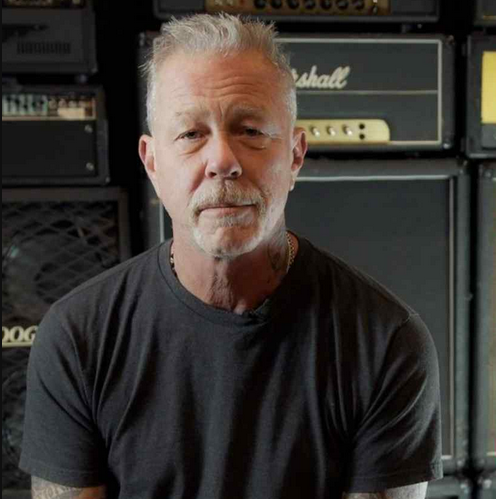
#> input picture ML-DL/data/imagem.png, 496 x 499 px, found by its file name
$ jupyter execute detector_de_faces.ipynb
#> lines starting #> are read from the running program, lines starting #| are printed output that depends on the picture; after the words box and inside, x2 and y2 are one past the last pixel; in counts of white or black regions, pixels touching at a corner belong together
## Detector de faces com openCV

[cell 1]
import cv2
from google.colab.patches import cv2_imshow

def detect_faces(imagem:str, scale:float, minNeighbors:int):
    # classificador
#> called with imagem = '/content/imagem.png', scale = 1.3, minNeighbors = 5
    face_cascade = cv2.CascadeClassifier(cv2.data.haarcascades + 'haarcascade_frontalface_default.xml')

    # classificador?
    if face_cascade.empty():
        print("Erro: Não foi possível carregar o Haar Cascade")
        exit()

    # carregar a imagem
    image = cv2.imread(imagem)
#> image is the input picture: shape (499, 496, 3); mean B, G, R 48.9, 52.9, 57.5
    if image is None: # imagem?
        print("Erro: Não foi possível carregar a imagem")
        exit()

    # grayscale e equalizacao do hist
    gray = cv2.cvtColor(image, cv2.COLOR_BGR2GRAY)
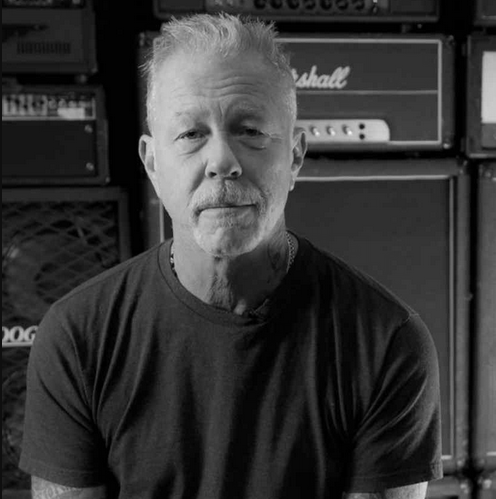
#> gray: shape (499, 496); min 0, max 244, mean 53.8

    # detectando faces
    faces = face_cascade.detectMultiScale(gray, scale, minNeighbors, minSize=(30, 30))
#> faces = [[118, 49, 203, 203]]
    print(f"Número de rostos detectados: {len(faces)}")
#| Número de rostos detectados: 1

    # marcando os rostos detectados
    for (x, y, w, h) in faces:
        cv2.rectangle(image, (x, y), (x + w, y + h), (255, 0, 0), 2)
#> this loop made 1 pass
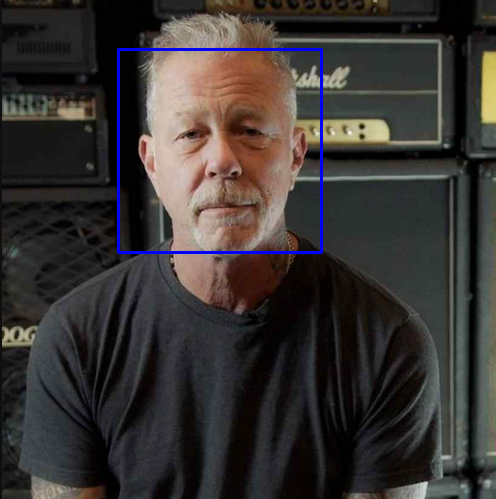
#> image: shape (499, 496, 3); 0.98% of pixels changed, all inside (x1, y1, x2, y2) = (117, 48, 323, 254)

    # resultado
    cv2_imshow(image)  # cv2.imshow() fora colab
    cv2.waitKey(0)
    cv2.destroyAllWindows()

try:
    detect_faces('/content/imagem.png', 1.3, 5)
except Exception as e:
    print(f'Erro: {e}')
